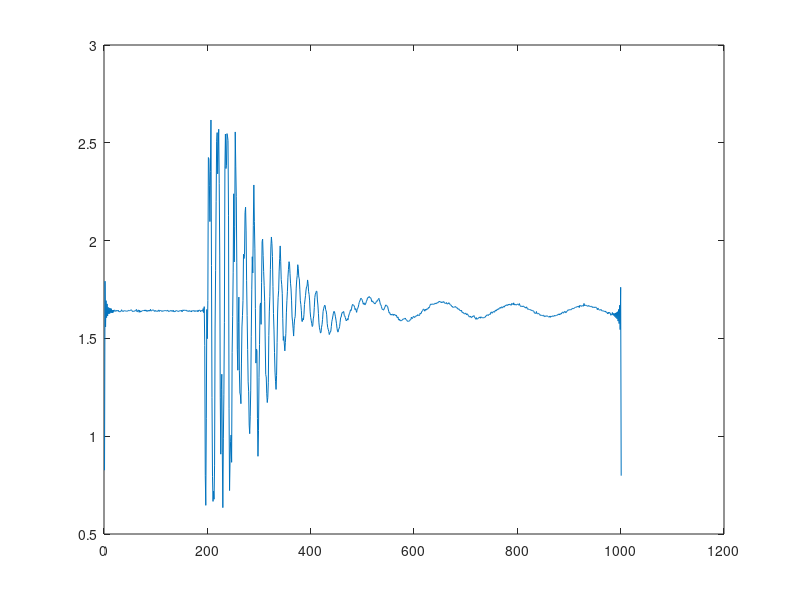

This chart was generated by the following MATLAB code:
%% Read File
clear all;
m = csvread('Golfball.CSV',16,0);
n = m(:,[1,3]);
clear('m');
%% 
res_n = resample(n,10000,1250000);
plot(res_n(:,2));

%% store
csvwrite('golfball_10k.csv', res_n);